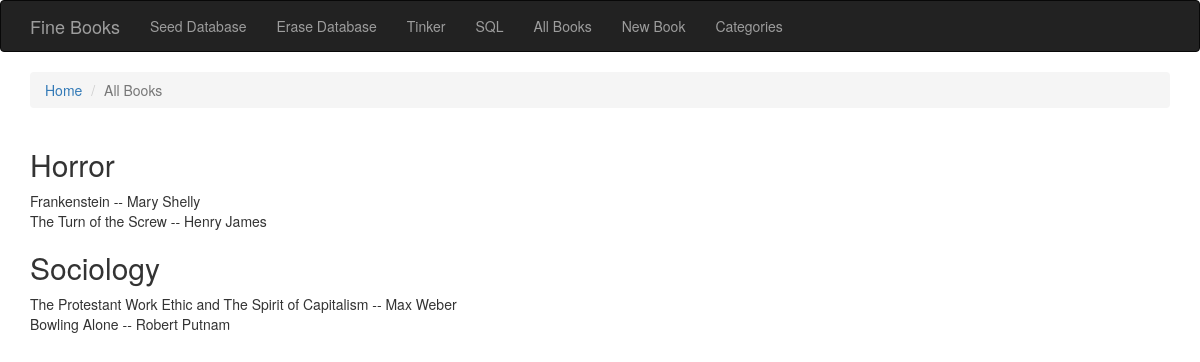
Page /all_books on the earlier database version.
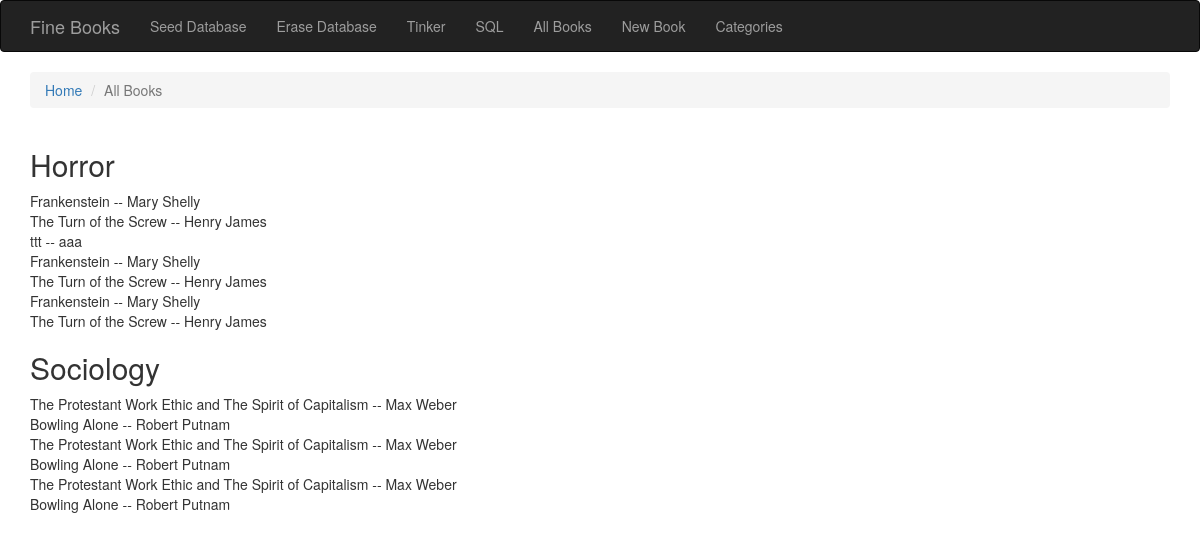
Same page on the later database version.
### tables this page shows
CREATE TABLE Book (author TEXT,title TEXT, isbn INTEGER, description TEXT, category_id INTEGER);

CREATE TABLE Category (description TEXT);

### app.py (the view)
@app.route('/all_books')
def books():
    books = execute_sql('SELECT Category.description AS c_description, Book.description AS b_description, * FROM Category INNER JOIN Book ON Category.rowID=Book.category_id  ORDER BY c_description ASC')
    print(len(books))
    return render_template('all_books.html', books=books)

### app.py (called while the page is built)
def open_connection():
    connection = getattr(g, '_connection', None)
    if connection == None:
        connection = g._connection = sqlite3.connect(PATH)
    connection.row_factory = sqlite3.Row
    return connection

def execute_sql(sql,values=(), commit=False, single=False):
    connection = open_connection()
    cursor = connection.execute(sql,values)
    if commit == True:
        results = connection.commit()
    else:
        results = cursor.fetchone() if single else cursor.fetchall()
    cursor.close()
    return results

@app.teardown_appcontext
def close_connection(exception):
    connection = getattr(g, '_connection', None)
    if connection is not None:
        connection.close()

### templates/all_books.html (shortened to what this page needs)
{% extends "base.html" %}
{% block breadcrumb %}
  <li class="breadcrumb-item"><a href="{{ url_for('home') }}">Home</a></li>
  <li class="breadcrumb-item active">All Books</li>
{% endblock %}
{% block page_content %}
{% set ns = namespace(previousCategory='') %}
{% for book in books %}
   {% if ns.previousCategory != book['c_description'] %}
       <h2> {{book['c_description']}}</h2>
   {% endif %}
  <div>
  {{ book['title']}} -- {{ book['author']}}
  </div>
  {% set ns.previousCategory = book['c_description'] %}
{% endfor%}
{% endblock %}

### templates/base.html (shortened to what this page needs)
{% extends "bootstrap/base.html" %}
{% block head %}
{{ super() }}
{% endblock %}
{% block navbar %}
<div class="navbar navbar-inverse" role="navigation">
    <div class="container">
        <div class="navbar-header">
            <a class="navbar-brand" href="/">Fine Books</a>
        </div>
        <div class="navbar-collapse collapse">
            <ul class="nav navbar-nav">
                <li><a href="{{ url_for('seedDB') }}" >Seed Database</a></li>
                <li><a href="{{ url_for('eraseDB') }}" >Erase Database</a></li>
                <li><a href="{{ url_for('tinker') }}" >Tinker</a></li>
                <li><a href="{{ url_for('sql') }}" >SQL</a></li>
                <li><a href="{{ url_for('books') }}" >All Books</a></li>
                <li><a href="{{ url_for('addbook') }}" >New Book</a></li>
                <li><a href="{{ url_for('categories') }}" >Categories</a></li>
            </ul>
        </div>
    </div>
</div>
{% endblock %}
{% block content %}
<div class="container">
  <ol class="breadcrumb my-4">
    {% block breadcrumb %}
    {% endblock %}
  </ol>
</div>
  <div class="container">
    {% block page_content %}
    {% endblock %}
  </div>
{% endblock %}

Differences in the rows shown:
added Book: title "ttt", author "aaa"
added Book: title "Frankenstein", author "Mary Shelly"
added Book: title "The Turn of the Screw", author "Henry James"
added Book: title "Frankenstein", author "Mary Shelly"
added Book: title "The Turn of the Screw", author "Henry James"
added Book: title "The Protestant Work Ethic and The Spirit of Capitalism", author "Max Weber"
added Book: title "Bowling Alone", author "Robert Putnam"
added Book: title "The Protestant Work Ethic and The Spirit of Capitalism", author "Max Weber"
added Book: title "Bowling Alone", author "Robert Putnam"
